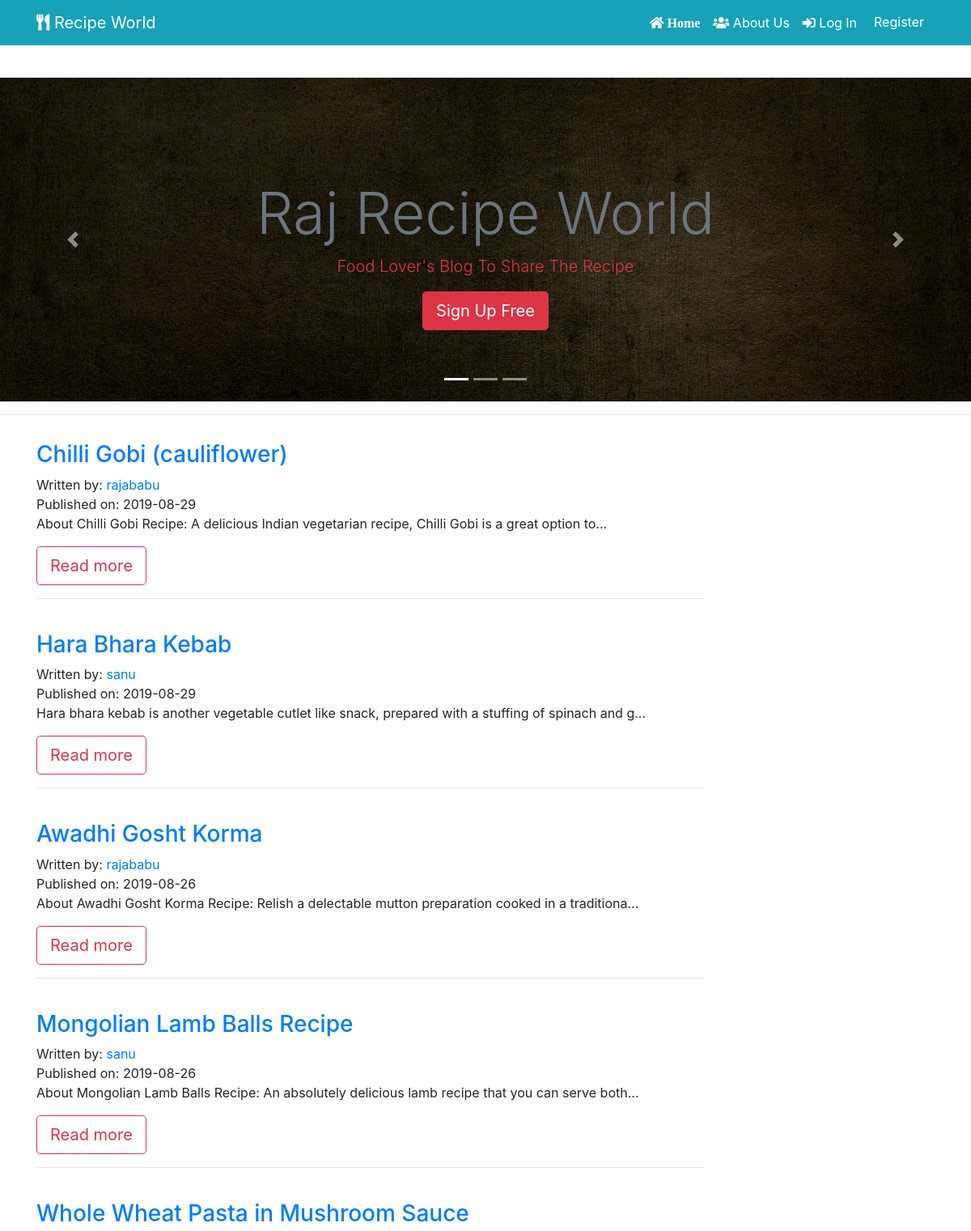
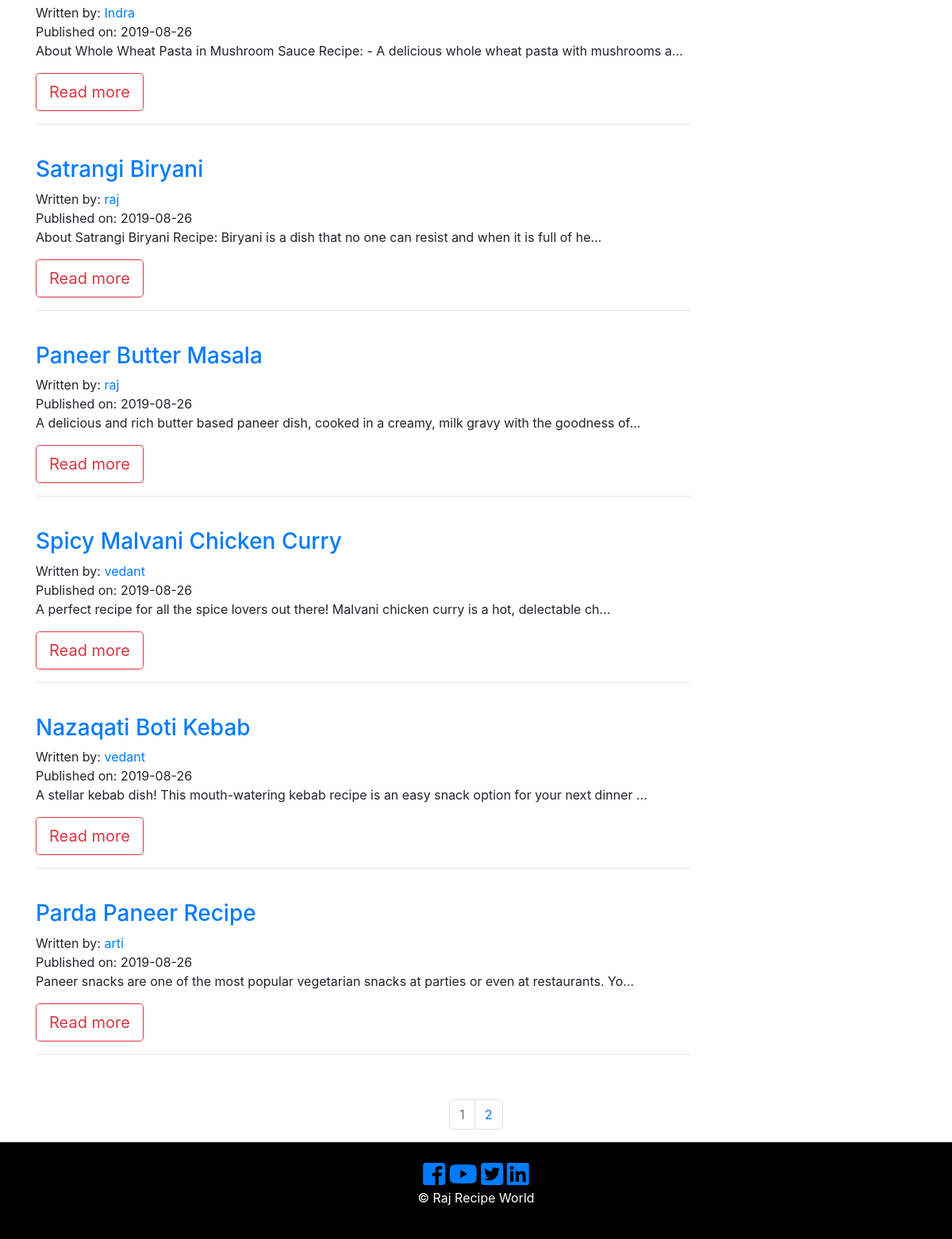
Before: / with the older database file (2 pictures, top to bottom).
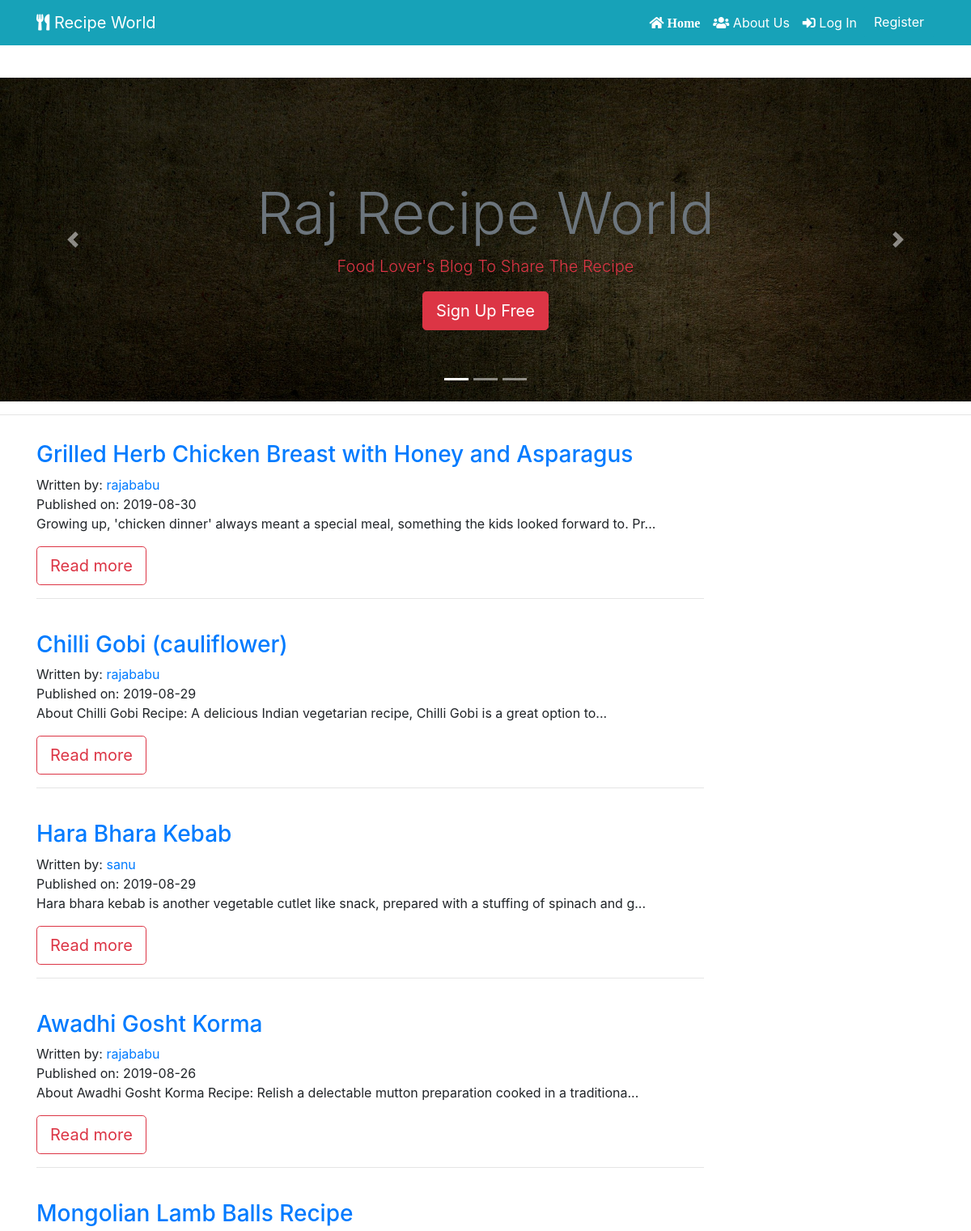
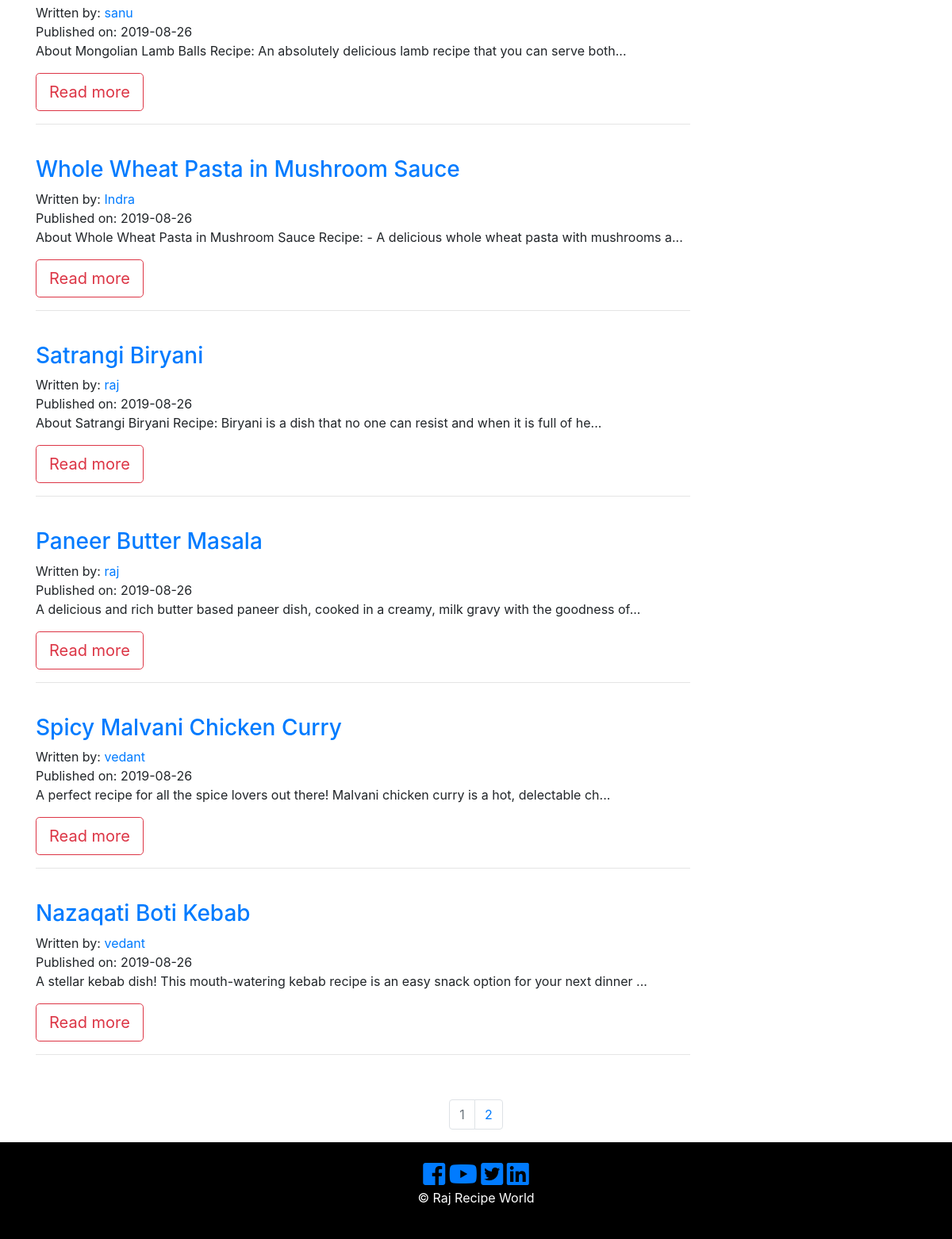
After: the same page with the newer database file (2 pictures, top to bottom).
### recipe_app/models.py (models this page shows, shortened)
class RecipePost(db.Model):
    __searchable__ = ['recipe_name']
    users = db.relationship(User)
    id = db.Column(db.Integer, primary_key=True)
    user_id = db.Column(db.Integer, db.ForeignKey('users.id'), nullable=False)
    date = db.Column(db.DateTime, nullable=False, default=datetime.utcnow)
    recipe_image = db.Column(db.String(128), default=None, nullable=True)
    recipe_name = db.Column(db.String(164), nullable=False)
    course = db.Column(db.String(164), nullable=False)
    food_category = db.Column(db.String(164), nullable=False)
    cuisine = db.Column(db.String(164), nullable=False)
    prep_time = db.Column(db.String(164), nullable=False)
    cook_time = db.Column(db.String(164), nullable=False)
    allergens = db.Column(db.String(164), nullable=False)
    serving = db.Column(db.String(164), nullable=False)
    ingredients = db.Column(db.Text, nullable=False)
    recipe_description = db.Column(db.Text, nullable=False)

class User(db.Model, UserMixin):
     __tablename__ = 'users'
     id = db.Column(db.Integer, primary_key = True)
     picture = db.Column(db.String(128), default='default_profile.png', nullable=False)
     email = db.Column(db.String(64), unique=True, index=True)
     username = db.Column(db.String(64), unique=True, index=True)
     password_hash = db.Column(db.String(128))
     recipe = db.relationship('RecipePost', backref='author', lazy=True)

### recipe_app/core/views.py (the view)
@core.route('/')
def index():
    page = request.args.get('page', 1, type=int)
    all_recipies_posts = RecipePost.query.order_by(RecipePost.date.desc()).paginate(page=page, per_page=10)
    return render_template('index.html', all_recipies_posts = all_recipies_posts)

### recipe_app/templates/index.html (shortened to what this page needs)
{% extends "base.html" %}
{% block content %}
  <section id="showcase" class="">
    <div id="myCarousel" class="carousel slide" data-ride="carousel">
      <ol class="carousel-indicators">
        <li data-target="#myCarousel" data-slide-to="0" class="active"></li>
        <li data-target="#myCarousel" data-slide-to="1"></li>
        <li data-target="#myCarousel" data-slide-to="2"></li>
      </ol>
      <div class="carousel-inner">
        <div class="carousel-item carousel-image-1 active">
          <div class="container">
            <div class="carousel-caption d-none d-sm-block text-center mb-5">
              <h1 class="display-3 text-secondary"> Raj Recipe World</h1>
              <p class="lead text-danger"> Food Lover's Blog To Share The Recipe </p>
              <a href="{{ url_for('users.register') }}" class="btn btn-danger btn-lg">Sign Up Free</a>
            </div>
          </div>
        </div>
      </div>
      <a href="#myCarousel" data-slide="prev" class="carousel-control-prev">
        <span class="carousel-control-prev-icon"></span>
      </a>
      <a href="#myCarousel" data-slide="next" class="carousel-control-next">
        <span class="carousel-control-next-icon"></span>
      </a>
    </div>
  </section>
  <hr>
<section id="info" class="py-3">
  <div class="container">
    {% for recipe in all_recipies_posts.items %}
    <div class="row">
      <div class="col-md-9 align-self-center">
        <h3> <a href="{{ url_for('recipe_posts.recipe_post', recipe_post_id=recipe.id) }}">{{ recipe.recipe_name }}</a> </h3>
          <p>
            Written by: <a href="{{ url_for('users.user_recipies', username = recipe.author.username) }}">{{ recipe.author.username }}</a>
            <br/>
            Published on: {{ recipe.date.strftime('%Y-%m-%d') }}
            <br/>
            {{ recipe.recipe_description[:100] }}...
            </p>
              <a href="{{ url_for('recipe_posts.recipe_post', recipe_post_id=recipe.id) }}" class="btn btn-outline-danger btn-lg">Read more</a>
              <hr>
               <br/>
          </div>
            <div class="col-md-3">
             </div>
           </div>
           {% endfor %}
  </div>
</section>
<nav aria-label="Page navigation example">
  <ul class="pagination justify-content-center">
    {% for page_num in all_recipies_posts.iter_pages(left_edge=1, right_edge=1, left_current=1, right_current=2) %}
            {% if all_recipies_posts.page == page_num %}
              <li class="page-item disabled">
                <a class="page-link" href="{{ url_for('core.index', page=page_num) }}">{{ page_num }}</a>
              </li>
            {% else %}
              <li class="page-item">
                <a class="page-link" href="{{ url_for('core.index', page=page_num) }}">{{ page_num }}</a>
              </li>
            {% endif %}
    {% endfor %}
  </ul>
</nav>
{% endblock %}

### recipe_app/templates/base.html (shortened to what this page needs)
<!DOCTYPE html>
<html lang="en">
  <head>
      <link rel="stylesheet" href="https://stackpath.bootstrapcdn.com/bootstrap/4.3.1/css/bootstrap.min.css">
      <link type="text/css" rel="stylesheet" href="{{ url_for('static', filename='css/master.css') }}"/>
      <link rel="stylesheet" href="https://use.fontawesome.com/releases/v5.3.1/css/all.css"
>
      <link rel="stylesheet" href="https://cdnjs.cloudflare.com/ajax/libs/ekko-lightbox/5.3.0/ekko-lightbox.css" />
      <link rel="stylesheet" href="https://cdnjs.cloudflare.com/ajax/libs/slick-carousel/1.9.0/slick.css" />
      <link rel="stylesheet" href="https://cdnjs.cloudflare.com/ajax/libs/slick-carousel/1.9.0/slick-theme.min.css" />
  </head>
<body>
  <header class="py-5" >
<nav class="navbar navbar-expand-sm navbar-dark bg-info fixed-top ">
    <div class="container">
      <a href="{{ url_for('core.index') }}" target="_blank" class="navbar-brand"> <i class="fas fa-utensils icon-nav"></i> Recipe World</a>
      <div class="collapse navbar-collapse" id="navbarCollapse">
      <ul class="navbar-nav ml-auto">
            <li class="nav-item active">
              <a class="nav-link text-white" href="{{ url_for('core.index') }}">
                <i class="fas fa-home icon-nav"> Home </i>
              </a>
            </li>
            <li class="nav-item">
              <a class="nav-link text-white" href="{{ url_for('core.info') }}"> <i class="fas fa-users icon-nav"></i> About Us</a>
            </li>
            {% if current_user.is_authenticated %}
            <li class="nav-item">
                <a class="nav-link text-white" href="{{ url_for('users.logout') }}"> <i class="fas fa-sign-out-alt icon-nav"></i> Log Out </a>
            </li>
            <li class="nav-item">
                <a class="nav-link text-white" href="{{ url_for('users.account') }}">
                  <i class="fas fa-user icon-nav"> </i> Profile </a>
            </li>
            <li class="nav-item">
                <a class="nav-link text-white" href="{{ url_for('recipe_posts.create_recipe') }}">
                  <i class="fas fa-plus icon-nav"></i> Add Recipe</a>
            </li>
             <li class="nav-item">
                <a class="nav-link text-white" href="{{ url_for('users.user_recipies' , username=current_user.username) }}"> <i class="fas fa-user-circle icon-nav"> </i> {{ current_user }} </a>
              </li>
              {% else %}
              <li class="nav-item">
                  <a class="nav-link text-white" href="{{ url_for('users.login') }}"> <i class="fas fa-sign-in-alt icon-nav"></i> Log In </a>
              </li>
              <li class="nav-item">
                  <a href="{{ url_for('users.register') }}" class="btn btn-info btn-md">
                   Register
                </a>
              </li>
              {% endif %}
    </ul>
    </div>
   </div>
  </nav>
 </header>
  {% block content %}
  {% endblock %}
         <footer id="main-footer" class="text-center p-4">
          <div class="container">
              <div class="row">
                <div class="col">
                    <a href="#"> <i class="fab fa-facebook-square fa-2x"> </i> </a>
                    <a href="#"> <i class="fab fa-youtube fa-2x"> </i> </a>
                    <a href="#"> <i class="fab fa-twitter-square fa-2x"></i> </a>
                    <a href="#"> <i class="fab fa-linkedin fa-2x"></i> </a>
                  <p> &copy;
                     Raj Recipe World </p>
                </div>
              </div>
            </div>
          </footer>
  </body>
</html>

### recipe_app/static/css/master.css (style rules this page uses)
.carousel-item { height: 400px; width: 100% !important; background-position: center; -webkit-background-size: cover; -moz-background-size: cover; background-size: cover; -o-background-size: cover; }
.carousel-image-1 { background: url('../img/cook-3_1920.jpg'); background-size: cover; }
#main-footer { background: #000; color: #fff; }

Changed rows visible on the page:
no longer on this page (row unchanged): RecipePost: recipe_name "Parda Paneer Recipe", author.username "arti", date "2019-08-26", recipe_description "Paneer snacks are one of the most popular vegetarian snacks at parties or even at restaurants. Yo"
added RecipePost: recipe_name "Grilled Herb Chicken Breast with Honey and Asparagus", author.username "rajababu", date "2019-08-30", recipe_description "Growing up, 'chicken dinner' always meant a special meal, something the kids looked forward to. Pr"
